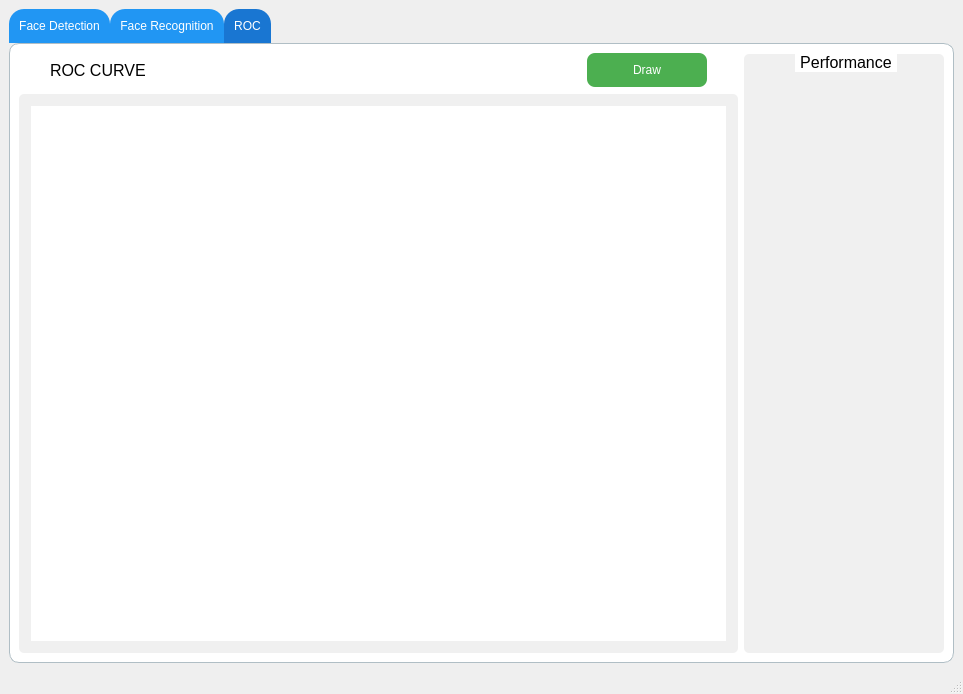
<?xml version="1.0" encoding="UTF-8"?>
<ui version="4.0">
 <class>MainWindow</class>
 <widget class="QMainWindow" name="MainWindow">
  <property name="geometry">
   <rect>
    <x>0</x>
    <y>0</y>
    <width>963</width>
    <height>694</height>
   </rect>
  </property>
  <property name="windowTitle">
   <string>MainWindow</string>
  </property>
  <widget class="QWidget" name="centralwidget">
   <layout class="QGridLayout" name="gridLayout_6">
    <item row="0" column="0">
     <widget class="QTabWidget" name="tabWidget">
      <property name="minimumSize">
       <size>
        <width>140</width>
        <height>0</height>
       </size>
      </property>
      <property name="styleSheet">
       <string notr="true">/* Buttons */
/* Push Buttons */
QPushButton, QToolButton, QCommandLinkButton {
    padding: 10px; /* Adjust padding as needed */
    border-radius: 25px; /* Increased border radius for circular buttons */
    color: #ffffff;
    background-color: #4CAF50; /* Default button color */
    border: none; /* Remove default button borders */
    transition: background-color 0.3s ease; /* Smooth transition for background color change */
	 border-radius: 8px; /* Rounded corners */
}

QPushButton:hover, QToolButton:hover, QCommandLinkButton:hover {
    background-color: #64dd17; /* Lighter shade of green when hovered */
}

/* Line Edits, Text Edits, Spin Boxes, Date Edits, etc. */
QLineEdit, QTextEdit, QPlainTextEdit,
QSpinBox, QDoubleSpinBox, QTimeEdit, QDateEdit, QDateTimeEdit {
    border: 2px solid #b0bec5; /* Light Grey */
   
    background-color: #ffffff;
}

/* Combo Boxes */
QComboBox, QFontComboBox {
    border: 2px solid #b0bec5;
    border-radius: 10px; /* Curved border */
    background-color: #ffffff;
}

/* Check Boxes, Radio Buttons */
QCheckBox, QRadioButton {
    color: #616161;
    border-radius: 10px; /* Curved border */
    background-color: #e0e0e0; /* Light Grey */
}

/* Progress Bar */
QProgressBar {
    text-align: center;
    color: #ffffff;
    border: none;
    border-radius: 5px; /* Curved border */
    background-color: #e0e0e0;
}

QProgressBar::chunk {
    border-radius: 5px; /* Curved border */
    background-color: #4CAF50; /* Green */
}

/* Sliders */
QSlider::groove:horizontal, QSlider::groove:vertical {
    border: 1px solid #b0bec5;
    background-color: #e0e0e0;
    border-radius: 5px; /* Curved border */
}

QSlider::handle:horizontal, QSlider::handle:vertical {
    background: #ffffff;
    border: 2px solid #b0bec5;
    width: 14px;
    height: 14px;
    margin: -6px 0;
    border-radius: 7px; /* Curved border */
}

/* Tabs */
QTabBar::tab {
    padding: 10px; /* Increase padding for larger tabs */
    color: #ffffff;
    background-color: #2196F3; /* Blue */
    border-top-left-radius: 15px;
    border-top-right-radius: 15px;
}

QTabBar::tab:selected {
    background-color: #1976D2; /* Darker Blue */
}

QTabBar::tab:first:selected {
    border-top-left-radius: 15px;
}

QTabBar::tab:last:selected {
    border-top-right-radius: 15px;
}

QTabBar::tab:hover {
    background-color: #64B5F6; /* Lighter Blue */
}

/* Tab Widget Pane */
QTabWidget::pane {
    border: 1px solid #b0bec5;
    background-color: #ffffff;
    border-radius: 10px; /* Curved border */
}

/* Status Bar */
QStatusBar {
    color: #616161;
    background-color: #ffffff;
}


/* Group Box */
QGroupBox {
  
    border-radius: 5px; /* Rounded corners */
    background-color: #f0f0f0; /* Light grey background */
    padding:3px; /* Padding around the group box contents */
    margin-top: 1px; /* Margin at the top for spacing */
}

QGroupBox::title {
    subcontrol-origin: margin;
    subcontrol-position: top center;
    padding: 0 3px;
    background-color: #ffffff; /* White background for the title */
}


QGraphicsView{
 border-radius: 5px; /* Rounded corners */
}
</string>
      </property>
      <property name="currentIndex">
       <number>2</number>
      </property>
      <widget class="QWidget" name="tab">
       <attribute name="title">
        <string>Face Detection</string>
       </attribute>
       <layout class="QGridLayout" name="gridLayout_5">
        <item row="0" column="0">
         <layout class="QGridLayout" name="gridLayout_4">
          <item row="0" column="0">
           <layout class="QGridLayout" name="gridLayout_3">
            <item row="0" column="0">
             <layout class="QGridLayout" name="gridLayout_2">
              <item row="0" column="0">
               <spacer name="horizontalSpacer">
                <property name="orientation">
                 <enum>Qt::Horizontal</enum>
                </property>
                <property name="sizeType">
                 <enum>QSizePolicy::Preferred</enum>
                </property>
                <property name="sizeHint" stdset="0">
                 <size>
                  <width>3</width>
                  <height>20</height>
                 </size>
                </property>
               </spacer>
              </item>
              <item row="0" column="1">
               <widget class="QPushButton" name="detection_browseButton">
                <property name="minimumSize">
                 <size>
                  <width>130</width>
                  <height>40</height>
                 </size>
                </property>
                <property name="maximumSize">
                 <size>
                  <width>16777215</width>
                  <height>40</height>
                 </size>
                </property>
                <property name="text">
                 <string>Browse</string>
                </property>
               </widget>
              </item>
             </layout>
            </item>
            <item row="0" column="1">
             <spacer name="horizontalSpacer_2">
              <property name="orientation">
               <enum>Qt::Horizontal</enum>
              </property>
              <property name="sizeHint" stdset="0">
               <size>
                <width>40</width>
                <height>20</height>
               </size>
              </property>
             </spacer>
            </item>
            <item row="0" column="2">
             <widget class="QPushButton" name="detection_applyButton">
              <property name="minimumSize">
               <size>
                <width>140</width>
                <height>40</height>
               </size>
              </property>
              <property name="maximumSize">
               <size>
                <width>16777215</width>
                <height>40</height>
               </size>
              </property>
              <property name="text">
               <string>Detect Face</string>
              </property>
             </widget>
            </item>
           </layout>
          </item>
          <item row="1" column="0">
           <layout class="QGridLayout" name="gridLayout">
            <item row="0" column="0">
             <widget class="QGroupBox" name="groupBox">
              <property name="font">
               <font>
                <pointsize>12</pointsize>
               </font>
              </property>
              <property name="title">
               <string>Input Image</string>
              </property>
              <layout class="QGridLayout" name="gridLayout_7">
               <property name="topMargin">
                <number>20</number>
               </property>
               <item row="0" column="0">
                <widget class="QGraphicsView" name="input_graphicsView_1">
                 <property name="minimumSize">
                  <size>
                   <width>0</width>
                   <height>20</height>
                  </size>
                 </property>
                 <property name="styleSheet">
                  <string notr="true">/*
 * MacOS Style Sheet for QT Applications
 * Author: Jaime A. Quiroga P.
 * Company: GTRONICK
 * Last updated: 25/12/2020, 23:10.
 * Available at: https://github.com/GTRONICK/QSS/blob/master/MacOS.qss
 */
QMainWindow {
    background-color:#ececec;
}
QPushButton, QToolButton, QCommandLinkButton{
    padding: 0 5px 0 5px;
    border-style: solid;
    border-top-color: qlineargradient(spread:pad, x1:0, y1:0, x2:0, y2:1, stop:0 #c1c9cf, stop:1 #d2d8dd);
    border-right-color: qlineargradient(spread:pad, x1:1, y1:0, x2:0, y2:0, stop:0 #c1c9cf, stop:1 #d2d8dd);
    border-bottom-color: qlineargradient(spread:pad, x1:0, y1:1, x2:0, y2:0, stop:0 #c1c9cf, stop:1 #d2d8dd);
    border-left-color: qlineargradient(spread:pad, x1:0, y1:0, x2:1, y2:0, stop:0 #c1c9cf, stop:1 #d2d8dd);
    border-width: 2px;
    border-radius: 8px;
    color: #616161;
    font-weight: bold;
    background-color: qlineargradient(spread:pad, x1:0.5, y1:0, x2:0.5, y2:1, stop:0 #fbfdfd, stop:0.5 #ffffff, stop:1 #fbfdfd);
}
QPushButton::default, QToolButton::default, QCommandLinkButton::default{
    border: 2px solid transparent;
    color: #FFFFFF;
    background-color: qlineargradient(spread:pad, x1:0.5, y1:0, x2:0.5, y2:1, stop:0 #84afe5, stop:1 #1168e4);
}
QPushButton:hover, QToolButton:hover, QCommandLinkButton:hover{
    color: #3d3d3d;
}
QPushButton:pressed, QToolButton:pressed, QCommandLinkButton:pressed{
    color: #aeaeae;
    background-color: qlineargradient(spread:pad, x1:0.5, y1:0, x2:0.5, y2:1, stop:0 #ffffff, stop:0.5 #fbfdfd, stop:1 #ffffff);
}
QPushButton:disabled, QToolButton:disabled, QCommandLinkButton:disabled{
    color: #616161;
    background-color: qlineargradient(spread:pad, x1:0.5, y1:0, x2:0.5, y2:1, stop:0 #dce7eb, stop:0.5 #e0e8eb, stop:1 #dee7ec);
}
QLineEdit, QTextEdit, QPlainTextEdit, QSpinBox, QDoubleSpinBox, QTimeEdit, QDateEdit, QDateTimeEdit {
    border-width: 2px;
    border-radius: 8px;
    border-style: solid;
    border-top-color: qlineargradient(spread:pad, x1:0.5, y1:1, x2:0.5, y2:0, stop:0 #c1c9cf, stop:1 #d2d8dd);
    border-right-color: qlineargradient(spread:pad, x1:0, y1:0, x2:1, y2:0, stop:0 #c1c9cf, stop:1 #d2d8dd);
    border-bottom-color: qlineargradient(spread:pad, x1:0.5, y1:0, x2:0.5, y2:1, stop:0 #c1c9cf, stop:1 #d2d8dd);
    border-left-color: qlineargradient(spread:pad, x1:1, y1:0, x2:0, y2:0, stop:0 #c1c9cf, stop:1 #d2d8dd);
    background-color: #f4f4f4;
    color: #3d3d3d;
}
QLineEdit:focus, QTextEdit:focus, QPlainTextEdit:focus, QSpinBox:focus, QDoubleSpinBox:focus, QTimeEdit:focus, QDateEdit:focus, QDateTimeEdit:focus {
    border-width: 2px;
    border-radius: 8px;
    border-style: solid;
    border-top-color: qlineargradient(spread:pad, x1:0.5, y1:1, x2:0.5, y2:0, stop:0 #85b7e3, stop:1 #9ec1db);
    border-right-color: qlineargradient(spread:pad, x1:0, y1:0, x2:1, y2:0, stop:0 #85b7e3, stop:1 #9ec1db);
    border-bottom-color: qlineargradient(spread:pad, x1:0.5, y1:0, x2:0.5, y2:1, stop:0 #85b7e3, stop:1 #9ec1db);
    border-left-color: qlineargradient(spread:pad, x1:1, y1:0, x2:0, y2:0, stop:0 #85b7e3, stop:1 #9ec1db);
    background-color: #f4f4f4;
    color: #3d3d3d;
}
QLineEdit:disabled, QTextEdit:disabled, QPlainTextEdit:disabled, QSpinBox:disabled, QDoubleSpinBox:disabled, QTimeEdit:disabled, QDateEdit:disabled, QDateTimeEdit:disabled {
    color: #b9b9b9;
}
QSpinBox::up-button, QDoubleSpinBox::up-button, QTimeEdit::up-button, QDateEdit::up-button, QDateTimeEdit::up-button {
    subcontrol-origin: padding;
    subcontrol-position: top right;
    width: 15px;
    color: #272727;
    border-left-width: 1px;
    border-left-color: darkgray;
    border-left-style: solid;
    border-top-right-radius: 3px;
    padding: 3px;
}
QSpinBox::down-button, QDoubleSpinBox::down-button, QTimeEdit::down-button, QDateEdit::down-button, QDateTimeEdit::down-button {
    subcontrol-origin: padding;
    subcontrol-position: bottom right;
    width: 15px;
    color: #272727;
    border-left-width: 1px;
    border-left-color: darkgray;
    border-left-style: solid;
    border-bottom-right-radius: 3px;
    padding: 3px;
}
QSpinBox::up-button:pressed, QDoubleSpinBox::up-button:pressed, QTimeEdit::up-button:pressed, QDateEdit::up-button:pressed, QDateTimeEdit::up-button:pressed {
    color: #aeaeae;
    background-color: qlineargradient(spread:pad, x1:0.5, y1:0, x2:0.5, y2:1, stop:0 #ffffff, stop:0.5 #fbfdfd, stop:1 #ffffff);
}
QSpinBox::down-button:pressed, QDoubleSpinBox::down-button:pressed, QTimeEdit::down-button:pressed, QDateEdit::down-button:pressed, QDateTimeEdit::down-button:pressed {
    color: #aeaeae;
    background-color: qlineargradient(spread:pad, x1:0.5, y1:0, x2:0.5, y2:1, stop:0 #ffffff, stop:0.5 #fbfdfd, stop:1 #ffffff);
}
QSpinBox::up-button:hover, QDoubleSpinBox::up-button:hover, QTimeEdit::up-button:hover, QDateEdit::up-button:hover, QDateTimeEdit::up-button:hover {
    color: #FFFFFF;
    border-top-right-radius: 5px;
    background-color: qlineargradient(spread:pad, x1:0.5, y1:0, x2:0.5, y2:1, stop:0 #84afe5, stop:1 #1168e4);
    
}
QSpinBox::down-button:hover, QDoubleSpinBox::down-button:hover, QTimeEdit::down-button:hover, QDateEdit::down-button:hover, QDateTimeEdit::down-button:hover {
    color: #FFFFFF;
    border-bottom-right-radius: 5px;
    background-color: qlineargradient(spread:pad, x1:0.5, y1:0, x2:0.5, y2:1, stop:0 #84afe5, stop:1 #1168e4);
}
QSpinBox::up-arrow, QDoubleSpinBox::up-arrow, QTimeEdit::up-arrow, QDateEdit::up-arrow, QDateTimeEdit::up-arrow {
    image: url(/usr/share/icons/Adwaita/16x16/actions/go-up-symbolic.symbolic.png);
}
QSpinBox::down-arrow, QDoubleSpinBox::down-arrow, QTimeEdit::down-arrow, QDateEdit::down-arrow, QDateTimeEdit::down-arrow {
    image: url(/usr/share/icons/Adwaita/16x16/actions/go-down-symbolic.symbolic.png);
}
QProgressBar {
    max-height: 8px;
    text-align: center;
    font: italic bold 11px;
    color: #3d3d3d;
    border: 1px solid transparent;
    border-radius:4px;
    background-color: qlineargradient(spread:pad, x1:0, y1:0, x2:0, y2:1, stop:0 #ddd5d5, stop:0.5 #dad3d3, stop:1 #ddd5d5);
}
QProgressBar::chunk {
    background-color: qlineargradient(spread:pad, x1:0, y1:0, x2:0, y2:1, stop:0 #467dd1, stop:0.5 #3b88fc, stop:1 #467dd1);
    border-radius: 4px;
}
QProgressBar:disabled {
    color: #616161;
}
QProgressBar::chunk:disabled {
    background-color: #aeaeae;
}
QSlider::groove {
    border: 1px solid #bbbbbb;
    background-color: #52595d;
    border-radius: 4px;
}
QSlider::groove:horizontal {
    height: 6px;
}
QSlider::groove:vertical {
    width: 6px;
}
QSlider::handle:horizontal {
    background: #ffffff;
    border-style: solid;
    border-width: 1px;
    border-color: rgb(207,207,207);
    width: 12px;
    margin: -5px 0;
    border-radius: 7px;
}
QSlider::handle:vertical {
    background: #ffffff;
    border-style: solid;
    border-width: 1px;
    border-color: rgb(207,207,207);
    height: 12px;
    margin: 0 -5px;
    border-radius: 7px;
}
QSlider::add-page, QSlider::sub-page {
    border: 1px transparent;
    background-color: #52595d;
    border-radius: 4px;
}
QSlider::add-page:horizontal {
    background: qlineargradient(spread:pad, x1:0, y1:0, x2:0, y2:1, stop:0 #ddd5d5, stop:0.5 #dad3d3, stop:1 #ddd5d5);
}
QSlider::sub-page:horizontal {
    background-color: qlineargradient(spread:pad, x1:0, y1:0, x2:1, y2:0, stop:0 #467dd1, stop:0.5 #3b88fc, stop:1 #467dd1);
}
QSlider::add-page:vertical {
    background-color: qlineargradient(spread:pad, x1:0, y1:0, x2:0, y2:1, stop:0 #467dd1, stop:0.5 #3b88fc, stop:1 #467dd1);
}
QSlider::sub-page:vertical {
    background: qlineargradient(spread:pad, x1:0, y1:0, x2:1, y2:0, stop:0 #ddd5d5, stop:0.5 #dad3d3, stop:1 #ddd5d5);
}
QSlider::add-page:horizontal:disabled, QSlider::sub-page:horizontal:disabled, QSlider::add-page:vertical:disabled, QSlider::sub-page:vertical:disabled {
    background: #b9b9b9;
}
QComboBox, QFontComboBox {
    border-width: 2px;
    border-radius: 8px;
    border-style: solid;
    border-top-color: qlineargradient(spread:pad, x1:0.5, y1:1, x2:0.5, y2:0, stop:0 #c1c9cf, stop:1 #d2d8dd);
    border-right-color: qlineargradient(spread:pad, x1:0, y1:0, x2:1, y2:0, stop:0 #c1c9cf, stop:1 #d2d8dd);
    border-bottom-color: qlineargradient(spread:pad, x1:0.5, y1:0, x2:0.5, y2:1, stop:0 #c1c9cf, stop:1 #d2d8dd);
    border-left-color: qlineargradient(spread:pad, x1:1, y1:0, x2:0, y2:0, stop:0 #c1c9cf, stop:1 #d2d8dd);
    background-color: #f4f4f4;
    color: #272727;
    padding-left: 5px;
}
QComboBox:editable, QComboBox:!editable, QComboBox::drop-down:editable, QComboBox:!editable:on, QComboBox::drop-down:editable:on {
    background: #ffffff;
}
QComboBox::drop-down {
    subcontrol-origin: padding;
    subcontrol-position: top right;
    width: 15px;
    color: #272727;
    border-left-width: 1px;
    border-left-color: darkgray;
    border-left-style: solid;
    border-top-right-radius: 3px;
    border-bottom-right-radius: 3px;
}
QComboBox::down-arrow {
    image: url(/usr/share/icons/Adwaita/16x16/actions/go-down-symbolic.symbolic.png); /*Adawaita icon thene*/
}

QComboBox::down-arrow:on {
    top: 1px;
    left: 1px;
}
QComboBox QAbstractItemView {
    border: 1px solid darkgray;
    border-radius: 8px;
    selection-background-color: #dadada;
    selection-color: #272727;
    color: #272727;
    background: white;
}
QLabel, QCheckBox, QRadioButton {
    color: #272727;
}
QCheckBox {
    padding: 2px;
}
QCheckBox:disabled, QRadioButton:disabled {
    color: #808086;
    padding: 2px;
}

QCheckBox:hover {
    border-radius:4px;
    border-style:solid;
    padding-left: 1px;
    padding-right: 1px;
    padding-bottom: 1px;
    padding-top: 1px;
    border-width:1px;
    border-color: transparent;
}
QCheckBox::indicator:checked {
    image: url(/usr/share/icons/Adwaita/16x16/actions/object-select-symbolic.symbolic.png);
    height: 15px;
    width: 15px;
    border-style:solid;
    border-width: 1px;
    border-color: #48a5fd;
    color: #ffffff;
    border-radius: 3px;
    background-color: qlineargradient(spread:pad, x1:0, y1:0, x2:0, y2:1, stop:0 #48a5fd, stop:0.5 #329cfb, stop:1 #48a5fd);
}
QCheckBox::indicator:unchecked {
    
    height: 15px;
    width: 15px;
    border-style:solid;
    border-width: 1px;
    border-color: #48a5fd;
    border-radius: 3px;
    background-color: #fbfdfa;
}
QLCDNumber {
    color: #616161;;
}
QMenuBar {
    background-color: #ececec;
}
QMenuBar::item {
    color: #616161;
    spacing: 3px;
    padding: 1px 4px;
    background-color: #ececec;
}

QMenuBar::item:selected {
    background-color: #dadada;
    color: #3d3d3d;
}
QMenu {
    background-color: #ececec;
}
QMenu::item:selected {
    background-color: #dadada;
    color: #3d3d3d;
}
QMenu::item {
    color: #616161;;
    background-color: #e0e0e0;
}
QTabWidget {
    color:rgb(0,0,0);
    background-color:#000000;
}
QTabWidget::pane {
    border-color: #050a0e;
    background-color: #e0e0e0;
    border-width: 1px;
    border-radius: 4px;
    position: absolute;
    top: -0.5em;
    padding-top: 0.5em;
}

QTabWidget::tab-bar {
    alignment: center;
}

QTabBar::tab {
    border-bottom: 1px solid #c0c0c0;
    padding: 3px;
    color: #272727;
    background-color: #fefefc;
    margin-left:0px;
}
QTabBar::tab:!last {
    border-right: 1px solid;
    border-right-color: #c0c0c0;
    border-bottom-color: #c0c0c0;
}
QTabBar::tab:first {
    border-top-left-radius: 4px;
    border-bottom-left-radius: 4px;
}
QTabBar::tab:last {
    border-top-right-radius: 4px;
    border-bottom-right-radius: 4px;
}
QTabBar::tab:selected, QTabBar::tab:last:selected, QTabBar::tab:hover {
    color: #FFFFFF;
    background-color: qlineargradient(spread:pad, x1:0.5, y1:0, x2:0.5, y2:1, stop:0 #84afe5, stop:1 #1168e4);
}
QRadioButton::indicator {
    height: 14px;
    width: 14px;
    border-style:solid;
    border-radius:7px;
    border-width: 1px;
}
QRadioButton::indicator:checked {
    border-color: #48a5fd;
    background-color: qradialgradient(cx:0.5, cy:0.5, radius:0.4,fx:0.5, fy:0.5, stop:0 #ffffff, stop:0.5 #ffffff, stop:0.6 #48a5fd, stop:1 #48a5fd);
}
QRadioButton::indicator:!checked {
    border-color: #a9b7c6;
    background-color: #fbfdfa;
}
QStatusBar {
    color:#027f7f;
}

QDial {
    background: #16a085;
}

QToolBox {
    color: #a9b7c6;
    background-color: #222b2e;
}
QToolBox::tab {
    color: #a9b7c6;
    background-color:#222b2e;
}
QToolBox::tab:selected {
    color: #FFFFFF;
    background-color:#222b2e;
}
QScrollArea {
    color: #FFFFFF;
    background-color:#222b2e;
}

QScrollBar:horizontal {
	max-height: 10px;
	border: 1px transparent grey;
	margin: 0px 20px 0px 20px;
	background: transparent;
}
QScrollBar:vertical {
	max-width: 10px;
	border: 1px transparent grey;
	margin: 20px 0px 20px 0px;
	background: transparent;
}
QScrollBar::handle:vertical, QScrollBar::handle:horizontal {
	background: #52595d;
	border-style: transparent;
	border-radius: 4px;
	min-height: 25px;
}
QScrollBar::handle:horizontal:hover, QScrollBar::handle:vertical:hover {
	background: qlineargradient(spread:pad, x1:0, y1:0, x2:1, y2:0, stop:0 #467dd1, stop:0.5 #3b88fc, stop:1 #467dd1);
}
QScrollBar::add-line, QScrollBar::sub-line {
    border: 2px transparent grey;
    border-radius: 4px;
    subcontrol-origin: margin;
    background: #b9b9b9;
}
QScrollBar::add-line:horizontal {
    width: 20px;
    subcontrol-position: right;
}
QScrollBar::add-line:vertical {
    height: 20px;
    subcontrol-position: bottom;
}
QScrollBar::sub-line:horizontal {
    width: 20px;
    subcontrol-position: left;
}
QScrollBar::sub-line:vertical {
    height: 20px;
    subcontrol-position: top;
}
QScrollBar::add-line:vertical:pressed, QScrollBar::add-line:horizontal:pressed, QScrollBar::sub-line:horizontal:pressed, QScrollBar::sub-line:vertical:pressed {
    background: qlineargradient(spread:pad, x1:0, y1:0, x2:1, y2:0, stop:0 #467dd1, stop:0.5 #3b88fc, stop:1 #467dd1);
}
QScrollBar::add-page:horizontal, QScrollBar::sub-page:horizontal, QScrollBar::add-page:vertical, QScrollBar::sub-page:vertical {
    background: none;
}
QScrollBar::up-arrow:vertical {
    image: url(/usr/share/icons/Adwaita/16x16/actions/go-up-symbolic.symbolic.png);
}
QScrollBar::down-arrow:vertical {
    image: url(/usr/share/icons/Adwaita/16x16/actions/go-down-symbolic.symbolic.png);
}
QScrollBar::left-arrow:horizontal {
    image: url(/usr/share/icons/Adwaita/16x16/actions/go-previous-symbolic.symbolic.png);
}
QScrollBar::right-arrow:horizontal {
    image: url(/usr/share/icons/Adwaita/16x16/actions/go-next-symbolic.symbolic.png);
}</string>
                 </property>
                </widget>
               </item>
              </layout>
             </widget>
            </item>
            <item row="0" column="1">
             <widget class="QGroupBox" name="groupBox_2">
              <property name="font">
               <font>
                <pointsize>12</pointsize>
               </font>
              </property>
              <property name="title">
               <string>Output Image</string>
              </property>
              <layout class="QGridLayout" name="gridLayout_8">
               <property name="topMargin">
                <number>20</number>
               </property>
               <item row="0" column="0">
                <widget class="QGraphicsView" name="output_graphicsView_1"/>
               </item>
              </layout>
             </widget>
            </item>
           </layout>
          </item>
         </layout>
        </item>
       </layout>
      </widget>
      <widget class="QWidget" name="tab_2">
       <attribute name="title">
        <string>Face Recognition</string>
       </attribute>
       <layout class="QGridLayout" name="gridLayout_15">
        <item row="0" column="0">
         <layout class="QGridLayout" name="gridLayout_9">
          <property name="topMargin">
           <number>0</number>
          </property>
          <item row="0" column="0">
           <layout class="QGridLayout" name="gridLayout_10">
            <item row="0" column="0">
             <layout class="QGridLayout" name="gridLayout_11">
              <item row="0" column="1">
               <widget class="QPushButton" name="recognition_browseButton">
                <property name="minimumSize">
                 <size>
                  <width>130</width>
                  <height>40</height>
                 </size>
                </property>
                <property name="maximumSize">
                 <size>
                  <width>16777215</width>
                  <height>40</height>
                 </size>
                </property>
                <property name="text">
                 <string>Browse</string>
                </property>
               </widget>
              </item>
              <item row="0" column="0">
               <spacer name="horizontalSpacer_3">
                <property name="orientation">
                 <enum>Qt::Horizontal</enum>
                </property>
                <property name="sizeType">
                 <enum>QSizePolicy::Preferred</enum>
                </property>
                <property name="sizeHint" stdset="0">
                 <size>
                  <width>3</width>
                  <height>20</height>
                 </size>
                </property>
               </spacer>
              </item>
             </layout>
            </item>
            <item row="0" column="1">
             <spacer name="horizontalSpacer_4">
              <property name="orientation">
               <enum>Qt::Horizontal</enum>
              </property>
              <property name="sizeHint" stdset="0">
               <size>
                <width>40</width>
                <height>20</height>
               </size>
              </property>
             </spacer>
            </item>
            <item row="0" column="2">
             <widget class="QPushButton" name="recognition_button">
              <property name="minimumSize">
               <size>
                <width>130</width>
                <height>40</height>
               </size>
              </property>
              <property name="maximumSize">
               <size>
                <width>16777215</width>
                <height>40</height>
               </size>
              </property>
              <property name="text">
               <string>Recognize Face</string>
              </property>
             </widget>
            </item>
           </layout>
          </item>
          <item row="1" column="0">
           <layout class="QGridLayout" name="gridLayout_12">
            <item row="0" column="0">
             <widget class="QGroupBox" name="groupBox_3">
              <property name="font">
               <font>
                <pointsize>12</pointsize>
               </font>
              </property>
              <property name="title">
               <string>Input Image</string>
              </property>
              <layout class="QGridLayout" name="gridLayout_13">
               <property name="topMargin">
                <number>20</number>
               </property>
               <item row="0" column="0">
                <widget class="QGraphicsView" name="input_graphicsView_2">
                 <property name="font">
                  <font>
                   <pointsize>8</pointsize>
                  </font>
                 </property>
                </widget>
               </item>
              </layout>
             </widget>
            </item>
            <item row="0" column="1">
             <widget class="QGroupBox" name="groupBox_4">
              <property name="font">
               <font>
                <pointsize>12</pointsize>
               </font>
              </property>
              <property name="title">
               <string>Output Image</string>
              </property>
              <layout class="QGridLayout" name="gridLayout_14">
               <property name="topMargin">
                <number>20</number>
               </property>
               <item row="0" column="0">
                <widget class="QGraphicsView" name="output_graphicsView_face_recognition">
                 <property name="font">
                  <font>
                   <pointsize>8</pointsize>
                  </font>
                 </property>
                </widget>
               </item>
              </layout>
             </widget>
            </item>
           </layout>
          </item>
         </layout>
        </item>
       </layout>
      </widget>
      <widget class="QWidget" name="tab_3">
       <attribute name="title">
        <string>ROC</string>
       </attribute>
       <layout class="QGridLayout" name="gridLayout_22">
        <item row="0" column="0">
         <layout class="QGridLayout" name="gridLayout_21">
          <item row="0" column="0">
           <layout class="QGridLayout" name="gridLayout_17">
            <item row="1" column="0">
             <widget class="QGroupBox" name="groupBox_5">
              <property name="minimumSize">
               <size>
                <width>700</width>
                <height>0</height>
               </size>
              </property>
              <property name="maximumSize">
               <size>
                <width>16777215</width>
                <height>16777215</height>
               </size>
              </property>
              <property name="title">
               <string/>
              </property>
              <layout class="QGridLayout" name="gridLayout_19">
               <item row="0" column="0">
                <widget class="QGraphicsView" name="graphicsView_5">
                 <property name="minimumSize">
                  <size>
                   <width>0</width>
                   <height>0</height>
                  </size>
                 </property>
                 <property name="maximumSize">
                  <size>
                   <width>16777215</width>
                   <height>16777215</height>
                  </size>
                 </property>
                </widget>
               </item>
              </layout>
             </widget>
            </item>
            <item row="0" column="0">
             <layout class="QGridLayout" name="gridLayout_16">
              <item row="0" column="1">
               <widget class="QPushButton" name="draw_roc_button">
                <property name="maximumSize">
                 <size>
                  <width>120</width>
                  <height>16777215</height>
                 </size>
                </property>
                <property name="text">
                 <string>Draw</string>
                </property>
               </widget>
              </item>
              <item row="0" column="0">
               <widget class="QLabel" name="label">
                <property name="maximumSize">
                 <size>
                  <width>500</width>
                  <height>16777215</height>
                 </size>
                </property>
                <property name="font">
                 <font>
                  <pointsize>12</pointsize>
                 </font>
                </property>
                <property name="text">
                 <string>ROC CURVE</string>
                </property>
               </widget>
              </item>
             </layout>
            </item>
           </layout>
          </item>
          <item row="0" column="1">
           <layout class="QGridLayout" name="gridLayout_20">
            <item row="0" column="0">
             <widget class="QGroupBox" name="groupBox_6">
              <property name="minimumSize">
               <size>
                <width>200</width>
                <height>0</height>
               </size>
              </property>
              <property name="font">
               <font>
                <pointsize>12</pointsize>
               </font>
              </property>
              <property name="title">
               <string>Performance</string>
              </property>
              <layout class="QGridLayout" name="gridLayout_18">
               <item row="2" column="0">
                <spacer name="verticalSpacer_2">
                 <property name="orientation">
                  <enum>Qt::Vertical</enum>
                 </property>
                 <property name="sizeType">
                  <enum>QSizePolicy::Minimum</enum>
                 </property>
                 <property name="sizeHint" stdset="0">
                  <size>
                   <width>20</width>
                   <height>200</height>
                  </size>
                 </property>
                </spacer>
               </item>
               <item row="0" column="0">
                <widget class="QLabel" name="label_2">
                 <property name="maximumSize">
                  <size>
                   <width>16777215</width>
                   <height>100</height>
                  </size>
                 </property>
                 <property name="font">
                  <font>
                   <pointsize>12</pointsize>
                  </font>
                 </property>
                 <property name="text">
                  <string/>
                 </property>
                </widget>
               </item>
               <item row="1" column="0">
                <widget class="QLabel" name="label_3">
                 <property name="text">
                  <string/>
                 </property>
                </widget>
               </item>
              </layout>
             </widget>
            </item>
           </layout>
          </item>
         </layout>
        </item>
       </layout>
      </widget>
     </widget>
    </item>
   </layout>
  </widget>
  <widget class="QMenuBar" name="menubar">
   <property name="geometry">
    <rect>
     <x>0</x>
     <y>0</y>
     <width>963</width>
     <height>26</height>
    </rect>
   </property>
  </widget>
  <widget class="QStatusBar" name="statusbar"/>
 </widget>
 <resources/>
 <connections/>
</ui>
